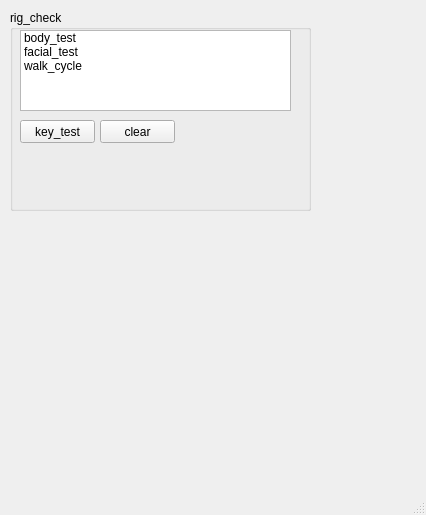
<?xml version="1.0" encoding="UTF-8"?>
<ui version="4.0">
 <class>MainWindow</class>
 <widget class="QMainWindow" name="MainWindow">
  <property name="geometry">
   <rect>
    <x>0</x>
    <y>0</y>
    <width>426</width>
    <height>515</height>
   </rect>
  </property>
  <property name="windowTitle">
   <string>MainWindow</string>
  </property>
  <widget class="QWidget" name="centralwidget">
   <widget class="QGroupBox" name="groupBox">
    <property name="geometry">
     <rect>
      <x>10</x>
      <y>10</y>
      <width>301</width>
      <height>201</height>
     </rect>
    </property>
    <property name="title">
     <string>rig_check</string>
    </property>
    <widget class="QPushButton" name="key_test_btn">
     <property name="geometry">
      <rect>
       <x>10</x>
       <y>110</y>
       <width>75</width>
       <height>23</height>
      </rect>
     </property>
     <property name="text">
      <string>key_test</string>
     </property>
    </widget>
    <widget class="QPushButton" name="pushButton_2">
     <property name="geometry">
      <rect>
       <x>90</x>
       <y>110</y>
       <width>75</width>
       <height>23</height>
      </rect>
     </property>
     <property name="text">
      <string>clear</string>
     </property>
    </widget>
    <widget class="QListWidget" name="listWidget_Test">
     <property name="geometry">
      <rect>
       <x>10</x>
       <y>20</y>
       <width>271</width>
       <height>81</height>
      </rect>
     </property>
     <item>
      <property name="text">
       <string>body_test</string>
      </property>
     </item>
     <item>
      <property name="text">
       <string>facial_test</string>
      </property>
     </item>
     <item>
      <property name="text">
       <string>walk_cycle</string>
      </property>
     </item>
    </widget>
   </widget>
  </widget>
  <widget class="QMenuBar" name="menubar">
   <property name="geometry">
    <rect>
     <x>0</x>
     <y>0</y>
     <width>426</width>
     <height>21</height>
    </rect>
   </property>
  </widget>
  <widget class="QStatusBar" name="statusbar"/>
 </widget>
 <resources/>
 <connections/>
</ui>
